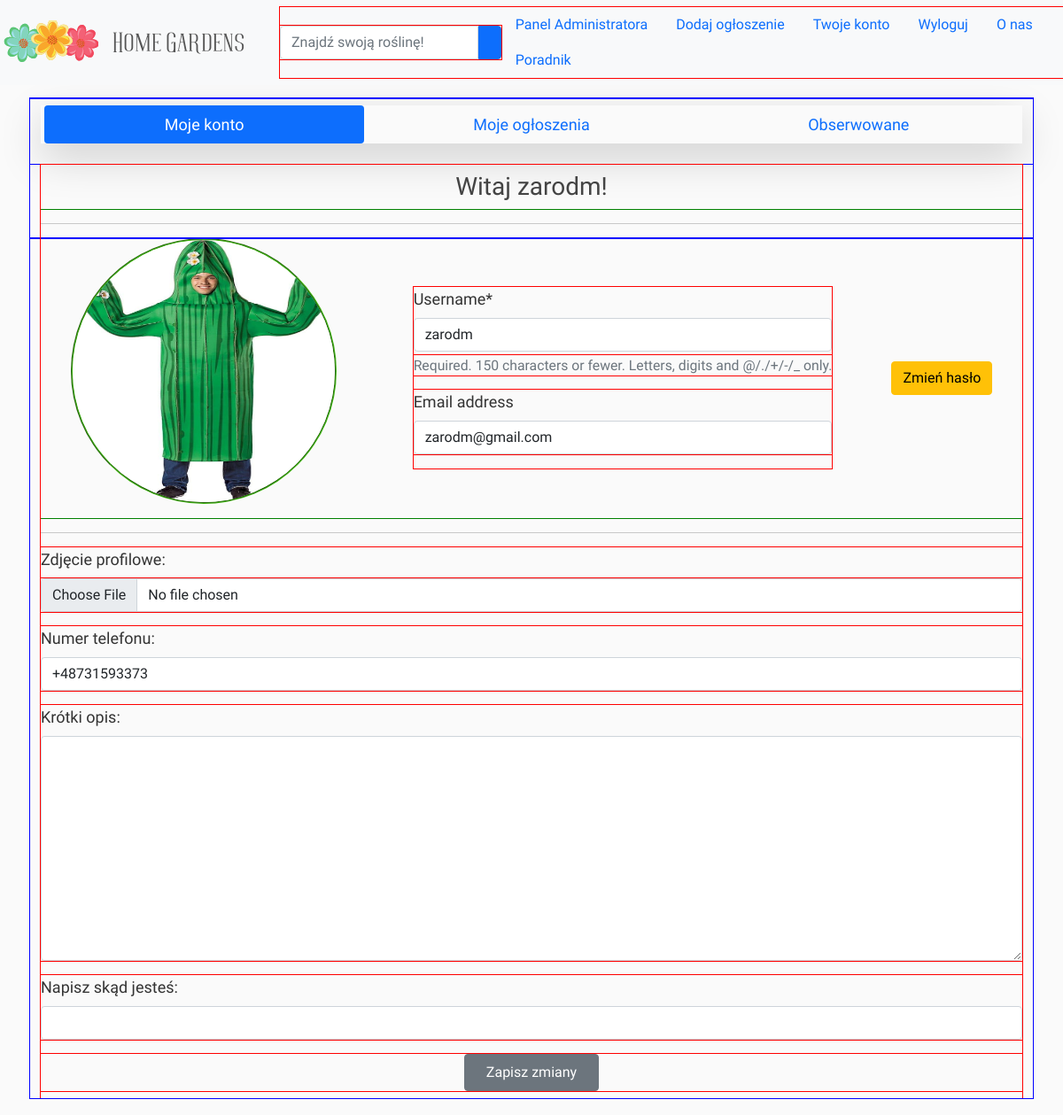
The page /users/1/my_account/ (signed in) on the database as committed earlier.
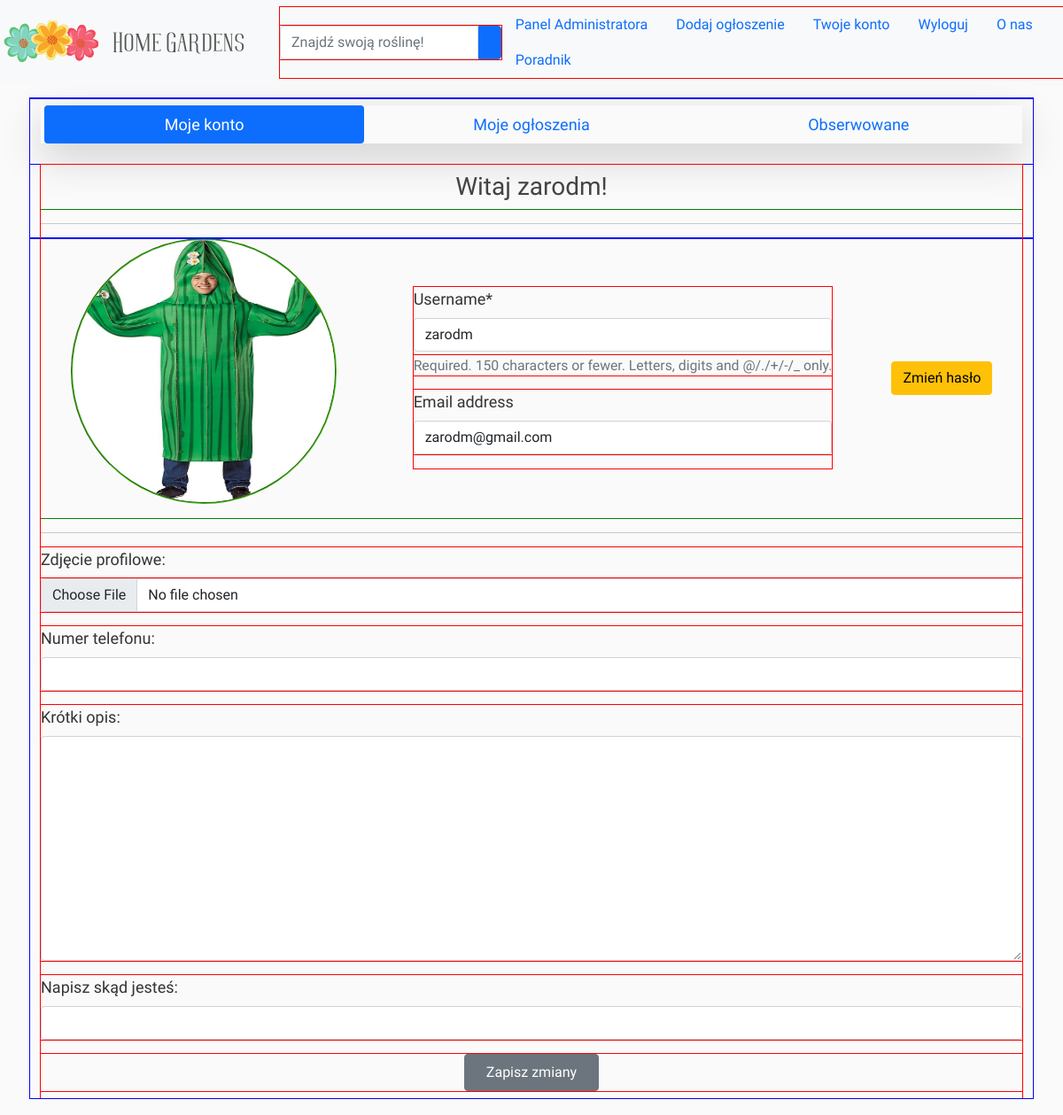
The same page on the database as committed later.
### users/models.py (models this page shows, shortened)
class Account(models.Model):
    profile_image = models.ImageField(verbose_name='Zdjęcie profilowe:    ',
                                      null=True, blank=True,
                                      default='account_pics/kaktus.jpg',
                                      upload_to='account_pics/')
    user = models.OneToOneField(User, on_delete=models.CASCADE, verbose_name='Użytkownik:')
    phone_number = PhoneNumberField(blank=True, null=True, region='PL', verbose_name='Numer telefonu:')
    description = models.TextField(max_length=512, blank=True, null=True, verbose_name="Krótki opis:")
    location = models.CharField(max_length=64, blank=True, null=True, verbose_name='Napisz skąd jesteś:')

### users/views.py (the view)
# urls.py: path('<int:pk>/my_account/', user_views.my_account, name='account'),
@login_required(login_url='login')
def my_account(request, pk):
    if request.user.id == pk:
        if request.method == 'POST':
            user_update_form = UserUpdateForm(request.POST, instance=request.user)
            account_form = AccountForm(
                request.POST, request.FILES, instance=request.user.account)
            if user_update_form.is_valid() and account_form.is_valid():
                user_update_form.save()
                account_form.save()
                messages.success(request, "Twoje konto zostało uaktualnione!")
            if 'delete' in request.POST:
                offers_IDs_to_delete = request.POST.getlist('delete')
                for ID in offers_IDs_to_delete:
                    offer_obj = Offer.objects.get(id=int(ID))
                    offer_obj.delete()
            return redirect('account', pk=pk)
        else:
            user_update_form = UserUpdateForm(instance=request.user)
            account_form = AccountForm(instance=request.user.account)
        template = 'users/account/account.html'
        context = {
                'user_update_form': user_update_form,
                'account_form': account_form,
                    }
        return render(request, template, context)
    else:
        return redirect('profile')

### users/forms.py
class UserUpdateForm(forms.ModelForm):
    class Meta:
        model = User
        fields = ['username', 'email']

class AccountForm(forms.ModelForm):
    class Meta:
        model = Account
        exclude = ['user']
        widgets = {'profile_image': forms.FileInput(
                            attrs={'multiple': False})}

### users/templates/users/account/account.html (shortened to what this page needs)
{% extends "home/base.html" %}
{% load crispy_forms_tags %}
{% block content %}
<div class="row">
    <div class="col-12 mx-auto">
        <ul class="nav nav-pills nav-justified mt-2 shadow-lg" id="myTab" role="tablist">
            <li class="nav-item mx-1" role="presentation">
                <button class="nav-link active" id="myprofile-tab" data-bs-toggle="tab" data-bs-target="#myprofile"
                    type="button" role="tab" aria-controls="myprofile" aria-selected="true">
                    Moje konto
                </button>
            </li>
            <li class="nav-item mx-1" role="presentation">
                <button class="nav-link" id="offers-tab" data-bs-toggle="tab" data-bs-target="#offers" type="button" role="tab"
                    aria-controls="offers" aria-selected="true">
                    Moje ogłoszenia
                </button>
            </li>
            <li class="nav-item mx-1" role="presentation">
                <button class="nav-link" id="observed-tab" data-bs-toggle="tab" data-bs-target="#observed" type="button" role="tab"
                    aria-controls="observed" aria-selected="true">
                    Obserwowane
                </button>
            </li>
        </ul>
        <div class="tab-content mt-4" id="myTabContent">
            <div class="tab-pane fade show active" id="myprofile" role="tabpanel" aria-labelledby="myprofile-tab">
            {% include 'users/account/my_account_details.html' %}
            </div>
        </div>
    </div>
</div>
{% endblock content %}

### users/templates/users/account/my_account_details.html (shortened to what this page needs)
{% load crispy_forms_filters %}
{% load crispy_forms_tags %}
{% load bootstrap_icons %}
{% load static %}
<div class='row'>
    <div>
        <div class='d-flex col justify-content-center'>
                <h3 class='d-block mt-2'>Witaj {{ user.username }}!</h3>
        </div>
        <hr>
    </div>
</div>
<div class='row'>
    <div class="tab-pane fade show active" id="myprofile" role="tabpanel" aria-labelledby="myprofile-tab">
        <form method="POST" enctype="multipart/form-data">
            <div class="d-flex col justify-content-around align-items-center">
                <img class='img-flex account-img' src='{{ user.account.profile_image.url }}' alt='profile image'>
                <div class="my-auto">
                    {{ user_update_form | crispy }}
                </div>
                <a href="{% url 'password_reset' %}" target="_blank" class="btn btn-warning d-inline">Zmień hasło</a>
            </div>
            <hr>
            <div>
                {{ account_form | crispy }}
            </div>
            <div class="d-flex justify-content-center my-2">
                <button class="btn btn-secondary mx-2 py-2 px-4" type="submit">Zapisz zmiany</button>
            </div>
        </form>
    </div>
</div>

Rows that differ between the two databases and show on the page:
changed Account: phone_number "+48731593373" → (not shown)
